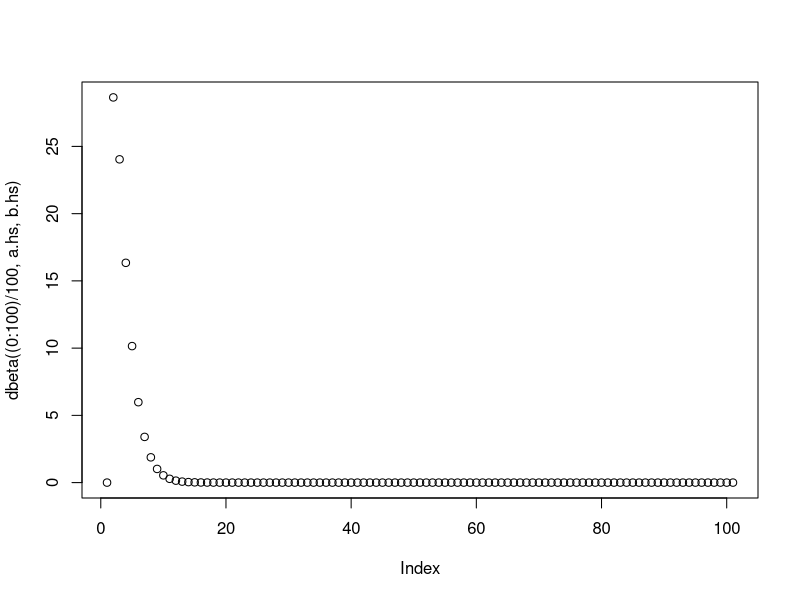

Generate this figure with R:

#Import packages for fitting logistic regressions with random effects
library(lme4)
library(lmerTest)

#Set study size. I have constrained these to certain values because of practicalisties 
#of the study. "Treating" a community takes 2 months, and the project is 30 months. 
#So, we can sample at time 0, and then every 6 months (6 total samples), 
#every 3 months (11 total samples), or every 2 months (16 total samples).
#Because we can treat a commnity every two months and the study will take 30 months, 
#the number of communities treated will be a multiple of 15.

eff.size=0.25 #anticipated effect size
s=3  #number of settlements (3 or 5)
c=10  #number of communities (5 or 10 if s=3; 3 or 6 if s=5)
n=100 #number of individuals per sample
ntp=11 #number of time points for samples (6, 11, or 16)
sp=(0:(ntp-1))*(30/(ntp-1)) #sampling time points

#create data frame with settlement, community, and treatment completion date for that community
sched=data.frame(rep(1:s,c),rep(1:c,each=s),rep(2*(1:15),each=s*c/15))
sched$id=paste(sched[,1],sched[,2],sep=".") #add column for patch ID

#create data frame with predictors at community level
pred=data.frame(rep(sp,each=s*c),rep(rep(1:s,each=c),ntp),rep(1:c,ntp*s))
colnames(pred)=c("time.point","settlement","community")
pred$id=paste(pred[,2],pred[,3],sep=".")
pred$treated=1*(sched[match(pred$id,sched$id),3]<=pred[,1])  #indicates whether the community has been treated at a given time point
pred$month=pred$time.point%%12
pred$hs=1*(pred$month<4)  #indicates whether we are in the high flu season

for (i in 1:4){
  pred[,i]=as.factor(pred[,i])  #converts predictors to factors (so R treats community ID as class rather than a number)
}

#Assign expectations. This is the key to our analysis, since our assumptions about 
# variability determine our predicted power. First, I think the infection rates that we 
# have are for clinic visitors, not for the population as a whole. So, I have 
# (arbitrarily) divided by 10. I got the variation among years from the last 10 years 
# of UK flu data at the national level. Variation among settlements matches variation 
# among the 6 largest UK cities in COVID death rates at spring peak. Variation among 
# communities matches variation among boroughs within Manchester and within London in 
# COVID death rates at spring peaks. These may overestimate, because some of this variance
# will be due to variation between the true and expected death rates due to small sample
# sizes. This is fine, because overestiamting variability will make our analysis conservative.

hs=0.025#/10  #high season in population
ls=0.006#6/10  #low season in population
cv.t=0.75 #coefficient of variation for seasons (UK surveillance data)
cv.s=0.25 #coefficient of variation for settlements (UK cities)
cv.c=0.35 #coefficient of variation for communities  (Manchester and London weeks 14-20)

#illustrate beta distributions (because it would be silly to set variance so high that they become U-shaped)
a.hs=(1-(1+cv.t^2)*hs)/(cv.t^2)
b.hs=(hs-1)*(hs-1+hs*cv.t^2)/(hs*cv.t^2)
plot(dbeta((0:100)/100,a.hs,b.hs))

#create a loop to simulate data and fit models


samples=10
ps=NULL
for (i in 1:samples){

  print(i) #to track progress
  
#baseline expectation for infection rates in each time step, first 4 months is hs
expect.t=(hs-ls)*((sp%%12)<4)+ls
#expectation with randomness for seasons
expect.t.r=rbeta(length(expect.t),shape1=(1-(1+cv.t^2)*expect.t)/(cv.t^2),shape2=(expect.t-1)*(expect.t-1+expect.t*cv.t^2)/(expect.t*cv.t^2))
expect.t.r[which(expect.t.r>.5)]=.5 #sloppy approach to avoiding NAs for high infection rates (Sylvia's)
#expectation with randomness for settlements
expect.s=rep(expect.t.r,each=s)
expect.s.r=rbeta(length(expect.s),shape1=(1-(1+cv.s^2)*expect.s)/(cv.s^2),shape2=(expect.s-1)*(expect.s-1+expect.s*cv.s^2)/(expect.s*cv.s^2))
expect.s.r[which(expect.s.r>.5)]=.5 #sloppy approach to avoiding NAs for high infection rates (Sylvia's)
#expectation with randomness for communities
expect.c=rep(expect.s.r,each=c)
expect.c.r=rbeta(length(expect.c),shape1=(1-(1+cv.c^2)*expect.c)/(cv.c^2),shape2=(expect.c-1)*(expect.c-1+expect.c*cv.c^2)/(expect.c*cv.c^2))

#attach these to the predictor matrix, impose treatment, and expand to sample 
#(modify infection rate by intervention effect)
pred$expect=expect.c.r*(1-pred$treated*eff.size)

#sample n individuals from each community
pred.long=pred[rep(1:nrow(pred),each=n),]
pred.long$infect=1*(runif(nrow(pred.long))<pred.long$expect)

#try to fit the model to the data
r.glmer=glmer(infect~treated+hs+(1|time.point)+(1|time.point:settlement)+(1|time.point:settlement:community),data=pred.long,family="binomial",control=glmerControl(optimizer="bobyqa", optCtrl=list(maxfun=100000)))

#store the p-value for the fitted model
ps=c(ps,summary(r.glmer)[10][[1]][2,4])
if (summary(r.glmer)[10][[1]][2,1]>0){
  ps[length(ps)]=1  #ignore models that show a significant positive effect of treatment, because these are false positives (as we have set the effect of treatment to be negative)
}

}

#count and report the power
sum(ps<0.05)/length(ps)
